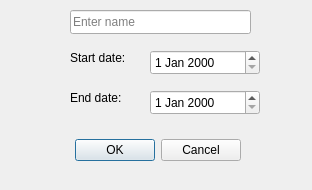
<?xml version="1.0" encoding="UTF-8"?>
<ui version="4.0">
 <class>NewMealPlanDialog</class>
 <widget class="QDialog" name="NewMealPlanDialog">
  <property name="geometry">
   <rect>
    <x>0</x>
    <y>0</y>
    <width>312</width>
    <height>190</height>
   </rect>
  </property>
  <property name="windowTitle">
   <string>Create Meal Plan</string>
  </property>
  <widget class="QDialogButtonBox" name="buttonBox">
   <property name="geometry">
    <rect>
     <x>20</x>
     <y>130</y>
     <width>221</width>
     <height>41</height>
    </rect>
   </property>
   <property name="orientation">
    <enum>Qt::Orientation::Horizontal</enum>
   </property>
   <property name="standardButtons">
    <set>QDialogButtonBox::StandardButton::Cancel|QDialogButtonBox::StandardButton::Ok</set>
   </property>
  </widget>
  <widget class="QLineEdit" name="lineEdit">
   <property name="geometry">
    <rect>
     <x>70</x>
     <y>10</y>
     <width>181</width>
     <height>24</height>
    </rect>
   </property>
   <property name="placeholderText">
    <string>Enter name</string>
   </property>
  </widget>
  <widget class="QDateEdit" name="dateEdit">
   <property name="geometry">
    <rect>
     <x>150</x>
     <y>50</y>
     <width>110</width>
     <height>25</height>
    </rect>
   </property>
  </widget>
  <widget class="QLabel" name="label">
   <property name="geometry">
    <rect>
     <x>70</x>
     <y>50</y>
     <width>61</width>
     <height>16</height>
    </rect>
   </property>
   <property name="text">
    <string>Start date:</string>
   </property>
  </widget>
  <widget class="QLabel" name="label_2">
   <property name="geometry">
    <rect>
     <x>70</x>
     <y>90</y>
     <width>61</width>
     <height>16</height>
    </rect>
   </property>
   <property name="text">
    <string>End date:</string>
   </property>
  </widget>
  <widget class="QDateEdit" name="dateEdit_2">
   <property name="geometry">
    <rect>
     <x>150</x>
     <y>90</y>
     <width>110</width>
     <height>25</height>
    </rect>
   </property>
  </widget>
 </widget>
 <resources/>
 <connections>
  <connection>
   <sender>buttonBox</sender>
   <signal>accepted()</signal>
   <receiver>NewMealPlanDialog</receiver>
   <slot>accept()</slot>
   <hints>
    <hint type="sourcelabel">
     <x>248</x>
     <y>254</y>
    </hint>
    <hint type="destinationlabel">
     <x>157</x>
     <y>274</y>
    </hint>
   </hints>
  </connection>
  <connection>
   <sender>buttonBox</sender>
   <signal>rejected()</signal>
   <receiver>NewMealPlanDialog</receiver>
   <slot>reject()</slot>
   <hints>
    <hint type="sourcelabel">
     <x>316</x>
     <y>260</y>
    </hint>
    <hint type="destinationlabel">
     <x>286</x>
     <y>274</y>
    </hint>
   </hints>
  </connection>
 </connections>
</ui>
